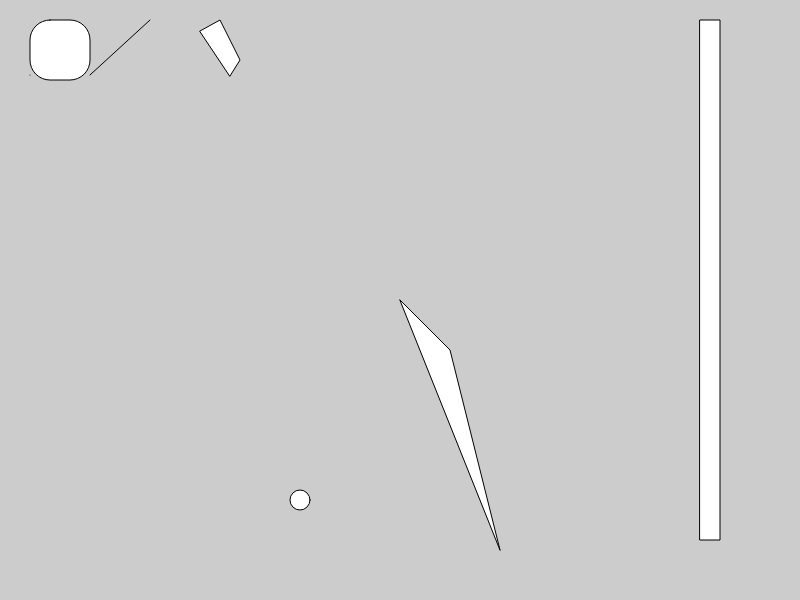
Frame 1 (no input)
Frame 60 (no input): identical to frame 1, image omitted
Frame 120 (the mouse pressed at the canvas centre since frame 60): identical to frame 1, image omitted

The p5.js sketch that drew this single still picture (run headless with seeded random() and noise() and a simulated clock; from frame 60 on, the mouse is pressed at the canvas centre):

// p5.js sketch
// ── sketch.js
function setup() {
  createCanvas(800, 600);
  print(width, height)
}

function draw() {
  background(204);
  
  // draw a square
  square(30, 20, 60,20);
  
  // draw some other shapes
  point(30, 75);
  line(150, 20, 90, 75);
  circle(300, 500, 20);
  triangle(400, 300, 450, 350, 500, 550);
  rect(700, 20, 20, 520);
  quad(200, 31, 220, 20, 240, 60, 230, 76);

}
